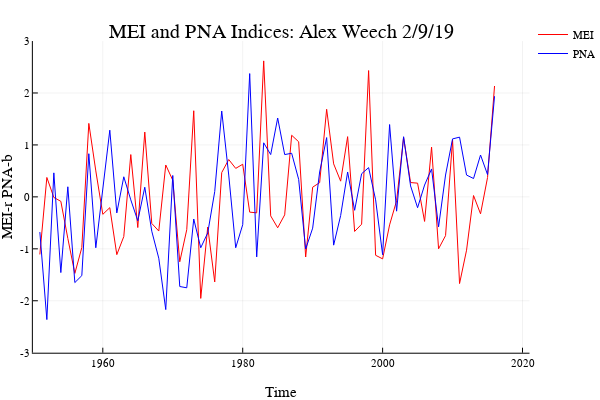

This figure's notebook cell:
### Code cell
using Plots
plotly()
plot(time, val[:, 1], color="red", xlabel="Time", ylabel="MEI-r PNA-b", label="MEI",
     title="MEI and PNA Indices: Alex Weech 2/9/19", xlims=(1950, 2021), ylims=(-3, 3))
plot!(time, val[:, 2], color="blue", label="PNA")

### Figure 1 — Plotly figure (JSON) as saved in the notebook; plotly's stock layout.template omitted (floating-point values rounded to 4 significant figures)
{"data": [{"colorbar": {"title": ""}, "hoverinfo": "text", "legendgroup": "MEI", "line": {"color": "rgba(255, 0, 0, 1.000)", "dash": "solid", "shape": "linear", "width": 1}, "mode": "lines", "name": "MEI", "showlegend": true, "text": [null, null, null, null, null, null, null, null, null, null, null, null, null, null, null, null, null, null, null, null, null, null, null, null, null, null, null, null, null, null, null, null, null, null, null, null, null, null, null, null, null, null, null, null, null, null, null, null, null, null, null, null, null, null, null, null, null, null, null, null, null, null, null, null, null, null], "type": "scatter", "x": [1951, 1952, 1953, 1954, 1955, 1956, 1957, 1958, 1959, 1960, 1961, 1962, 1963, 1964, 1965, 1966, 1967, 1968, 1969, 1970, 1971, 1972, 1973, 1974, 1975, 1976, 1977, 1978, 1979, 1980, 1981, 1982, 1983, 1984, 1985, 1986, 1987, 1988, 1989, 1990, 1991, 1992, 1993, 1994, 1995, 1996, 1997, 1998, 1999, 2000, 2001, 2002, 2003, 2004, 2005, 2006, 2007, 2008, 2009, 2010, 2011, 2012, 2013, 2014, 2015, 2016], "xaxis": "x1", "y": [-1.108, 0.3736, -0.01096, -0.0861, -0.7999, -1.473, -0.9759, 1.415, 0.5002, -0.3362, -0.2077, -1.112, -0.7643, 0.8145, -0.5903, 1.248, -0.5112, -0.6575, 0.6139, 0.3202, -1.25, -0.6308, 1.658, -1.955, -0.5804, -1.637, 0.4675, 0.7186, 0.5486, 0.6277, -0.2937, -0.3076, 2.618, -0.3659, -0.5952, -0.3461, 1.186, 1.061, -1.158, 0.1868, 0.2738, 1.687, 0.6356, 0.3024, 1.16, -0.6654, -0.526, 2.432, -1.124, -1.193, -0.5389, -0.07424, 1.143, 0.2757, 0.2639, -0.4727, 0.9579, -0.9996, -0.7455, 1.096, -1.669, -1.026, 0.02561, -0.3263, 0.3716, 2.134], "yaxis": "y1", "zmax": 0.1, "zmin": -0.1}, {"colorbar": {"title": ""}, "hoverinfo": "text", "legendgroup": "PNA", "line": {"color": "rgba(0, 0, 255, 1.000)", "dash": "solid", "shape": "linear", "width": 1}, "mode": "lines", "name": "PNA", "showlegend": true, "text": [null, null, null, null, null, null, null, null, null, null, null, null, null, null, null, null, null, null, null, null, null, null, null, null, null, null, null, null, null, null, null, null, null, null, null, null, null, null, null, null, null, null, null, null, null, null, null, null, null, null, null, null, null, null, null, null, null, null, null, null, null, null, null, null, null, null], "type": "scatter", "x": [1951, 1952, 1953, 1954, 1955, 1956, 1957, 1958, 1959, 1960, 1961, 1962, 1963, 1964, 1965, 1966, 1967, 1968, 1969, 1970, 1971, 1972, 1973, 1974, 1975, 1976, 1977, 1978, 1979, 1980, 1981, 1982, 1983, 1984, 1985, 1986, 1987, 1988, 1989, 1990, 1991, 1992, 1993, 1994, 1995, 1996, 1997, 1998, 1999, 2000, 2001, 2002, 2003, 2004, 2005, 2006, 2007, 2008, 2009, 2010, 2011, 2012, 2013, 2014, 2015, 2016], "xaxis": "x1", "y": [-0.6777, -2.362, 0.4623, -1.457, 0.1941, -1.65, -1.516, 0.8311, -0.9794, 0.1773, 1.284, -0.3089, 0.3868, -0.05741, -0.4597, 0.1857, -0.6609, -1.181, -2.17, 0.412, -1.725, -1.751, -0.4262, -0.9794, -0.6944, 0.1019, 1.653, 0.4204, -0.9794, -0.5352, 2.373, -1.155, 1.041, 0.8143, 1.518, 0.8143, 0.8395, 0.3366, -1.005, -0.6022, 0.4791, 1.141, -0.9291, -0.3592, 0.4791, -0.2586, 0.4455, 0.5629, -0.05741, -1.114, 1.393, -0.2753, 1.158, 0.2108, -0.2083, 0.2276, 0.5377, -0.5771, 0.4204, 1.116, 1.15, 0.4204, 0.3533, 0.806, 0.4288, 1.938], "yaxis": "y1", "zmax": 0.1, "zmin": -0.1}], "layout": {"annotations": [{"font": {"color": "rgba(0, 0, 0, 1.000)", "family": "sans-serif", "size": 20}, "rotation": 0, "showarrow": false, "text": "MEI and PNA Indices: Alex Weech 2/9/19", "x": 0.5275, "xanchor": "center", "xref": "paper", "y": 1, "yanchor": "top", "yref": "paper"}], "height": 400, "legend": {"bgcolor": "rgba(255, 255, 255, 1.000)", "bordercolor": "rgba(0, 0, 0, 1.000)", "font": {"color": "rgba(0, 0, 0, 1.000)", "family": "sans-serif", "size": 11}, "tracegroupgap": 0, "x": 1, "y": 1}, "margin": {"b": 20, "l": 0, "r": 0, "t": 20}, "paper_bgcolor": "rgba(255, 255, 255, 1.000)", "plot_bgcolor": "rgba(255, 255, 255, 1.000)", "showlegend": true, "width": 600, "xaxis": {"anchor": "y1", "domain": [0.06165, 0.9934], "gridcolor": "rgba(0, 0, 0, 0.100)", "gridwidth": 0.5, "linecolor": "rgba(0, 0, 0, 1.000)", "mirror": false, "range": [1950, 2021], "showgrid": true, "showline": true, "showticklabels": true, "tickangle": 0, "tickcolor": "rgb(0, 0, 0)", "tickfont": {"color": "rgba(0, 0, 0, 1.000)", "family": "sans-serif", "size": 11}, "tickmode": "array", "ticks": "inside", "ticktext": ["1960", "1980", "2000", "2020"], "tickvals": [1960, 1980, 2000, 2020], "title": "Time", "titlefont": {"color": "rgba(0, 0, 0, 1.000)", "family": "sans-serif", "size": 15}, "type": "-", "visible": true, "zeroline": false, "zerolinecolor": "rgba(0, 0, 0, 1.000)"}, "yaxis": {"anchor": "x1", "domain": [0.07581, 0.9415], "gridcolor": "rgba(0, 0, 0, 0.100)", "gridwidth": 0.5, "linecolor": "rgba(0, 0, 0, 1.000)", "mirror": false, "range": [-3, 3], "showgrid": true, "showline": true, "showticklabels": true, "tickangle": 0, "tickcolor": "rgb(0, 0, 0)", "tickfont": {"color": "rgba(0, 0, 0, 1.000)", "family": "sans-serif", "size": 11}, "tickmode": "array", "ticks": "inside", "ticktext": ["-3", "-2", "-1", "0", "1", "2", "3"], "tickvals": [-3, -2, -1, 0, 1, 2, 3], "title": "MEI-r PNA-b", "titlefont": {"color": "rgba(0, 0, 0, 1.000)", "family": "sans-serif", "size": 15}, "type": "-", "visible": true, "zeroline": false, "zerolinecolor": "rgba(0, 0, 0, 1.000)"}}}
